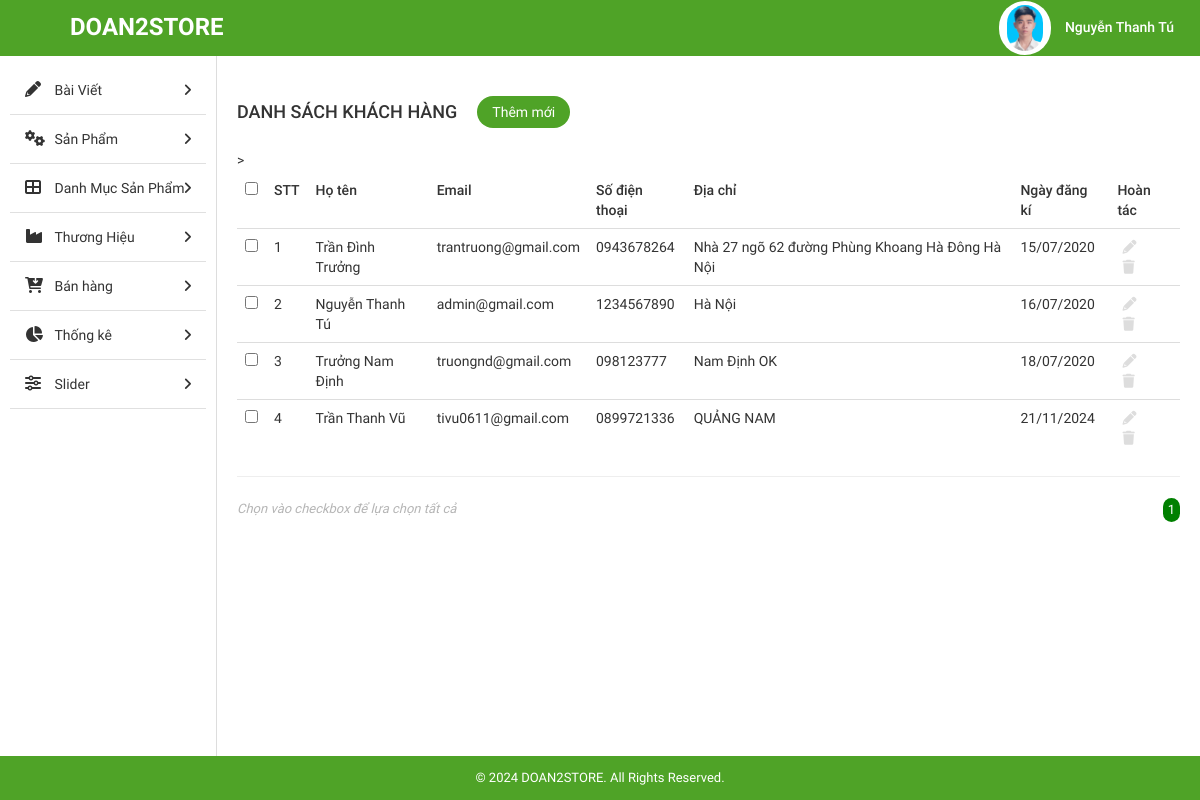
Page /STORE/admin/index.php?modules=customers&controllers=index&action=list (signed in) on the committed database.
### tables this page shows
CREATE TABLE `tbl_customer` (
  `id` int(11) NOT NULL,
  `username` varchar(255) NOT NULL,
  `password` varchar(255) NOT NULL,
  `fullname` varchar(255) NOT NULL,
  `mail` varchar(255) NOT NULL,
  `phone` varchar(10) NOT NULL,
  `address` text NOT NULL,
  `create_date` varchar(255) NOT NULL
);

### STORE/admin/libraries/database.php (called while the page is built, shortened)
<?php
function db_query($query_string) {
    global $conn;
    $result = mysqli_query($conn, $query_string);
    return $result;
}
function db_fetch_array($query_string) {
    $result = array();
    $mysqli_result = db_query($query_string);
    while ($row = mysqli_fetch_assoc($mysqli_result)) {
        $result[] = $row;
    }
    return $result;
}

### STORE/admin/modules/customers/models/indexModel.php (called while the page is built)
<?php
function getAllCustomer(){
	return db_fetch_array("SELECT * FROM `tbl_customer`");
}
 ?>

### STORE/admin/modules/customers/controllers/indexController.php (called while the page is built, shortened)
<?php
function listAction() {
	$data_tmp =  getAllCustomer();
	if(!empty($_GET['page'])){
		$page = $_GET['page'];
	}else{
		$page =1;
	}
	$numProduct = count($data_tmp);
	$productOnPage = 5;
	$num = ceil($numProduct/$productOnPage);
	$start = ($page - 1) * $productOnPage;
	$res =[];
	for ($i=$start; $i < $start+$productOnPage; $i++) {
		if(isset($data_tmp[$i]))
        $res[] = $data_tmp[$i];
	};
	$data = [$res, $num, $page];
	 load_view('index',$data);
}
?>

### STORE/admin/core/router.php (called while the page is built, shortened)
<?php
$action_name = get_action() . 'Action';
call_function(array('construct', $action_name));

### STORE/admin/core/appload.php (called while the page is built, shortened)
<?php
require CONFIGPATH . DIRECTORY_SEPARATOR . 'database.php';
require LIBPATH . DIRECTORY_SEPARATOR . 'database.php';
require COREPATH . DIRECTORY_SEPARATOR . 'base.php';
require COREPATH . DIRECTORY_SEPARATOR . 'router.php';

### STORE/admin/index.php (called while the page is built, shortened)
<?php
require COREPATH . DIRECTORY_SEPARATOR . 'appload.php';

### STORE/admin/modules/customers/views/indexView.php (the view, shortened to what this page needs)
<div id="main-content-wp" class="list-product-page">
    <div class="wrap clearfix">
        <div id="content" class="fl-right">
            <div class="section" id="title-page">
                <div class="clearfix">
                    <h3 id="index" class="fl-left">Danh sách khách hàng</h3>
                    <a href="?page=add_cat" title="" id="add-new" class="fl-left">Thêm mới</a>
                </div>
            </div>
            <div class="section" id="detail-page">
                <div class="section-detail">
                    <div class="table-responsive">
                        <table class="table list-table-wp">
                            <thead>
                                <tr>
                                    <td><input type="checkbox" name="checkAll" id="checkAll"></td>
                                    <td><span class="thead-text">STT</span></td>
                                    <td><span class="thead-text">Họ tên</span></td>
                                    <td><span class="thead-text">Email</span></td>
                                    <td><span class="thead-text">Số điện thoại</span></td>
                                    <td><span class="thead-text">Địa chỉ</span></td>
                                    <td><span class="thead-text">Ngày đăng kí</span></td>>
                                    <td><span class="thead-text">Hoàn tác</span></td>
                                </tr>
                            </thead>
                            <tbody>
                                <?php if(!empty($data['0']))  foreach ($data['0'] as $key => $value) {?>
                                <tr>
                                    <td><input type="checkbox" name="checkItem" class="checkItem"></td>
                                    <td><span class="tbody-text"><?php echo ($key +1); ?></h3></span>
                                    <td><span class="tbody-text"><?php echo $value['fullname']; ?></h3></span>
                                    <td><span class="tbody-text"><?php echo $value['mail']; ?></span></td>
                                    <td><span class="tbody-text"><?php echo $value['phone']; ?></span></td>
                                    <td><span class="tbody-text"><?php echo $value['address']; ?></span></td>
                                    <td><span class="tbody-text"><?php echo $value['create_date']; ?></span></td>
                                    <td>
                                        <ul class="list-operation ">
                                            <li><a href="" title="Sửa" class="edit"><i class="fa fa-pencil" aria-hidden="true"></i></a></li>
                                            <li><a href="" title="Xóa" class="delete"><i class="fa fa-trash" aria-hidden="true"></i></a></li>
                                        </ul>
                                    </td>
                                </tr>
                                <?php }; ?>
                            </tbody>
                        </table>
                        <hr>
                    </div>
                </div>
            </div>
            <div class="section" id="paging-wp">
                <div class="section-detail clearfix">
                    <p id="desc" class="fl-left">Chọn vào checkbox để lựa chọn tất cả</p>
                    <ul id="list-paging" class="fl-right">
                         <?php for ($i=1; $i <= $data['1'] ; $i++) { ?>
                        <li>
                            <a <?php if($i == $data['2']) echo 'style="background-color: green;color:white; border-radius:300px;"';  ?>  href="?modules=categorys&controllers=index&action=list&page=<?php echo $i; ?>" title=""><?php echo $i; ?></a>
                        </li>
                        <?php }; ?>
                    </ul>
                </div>
            </div>
        </div>
    </div>
</div>

### STORE/admin/core/base.php (shortened to what this page needs)
<?php
function get_module()
{
    global $config;
    $module = isset($_GET['modules']) ? $_GET['modules'] : $config['default_module'];
    return $module;
}
function call_function($list_function = array())
{
    if (is_array($list_function)) {
        foreach ($list_function as $f) {
            if (function_exists($f())) {
                $f();
            }
        }
    }
}
function load_view($name, $data_send = array())
{
    $data = $data_send;
    $path = MODULESPATH . DIRECTORY_SEPARATOR . get_module() . DIRECTORY_SEPARATOR . 'views' . DIRECTORY_SEPARATOR . $name . 'View.php';
    if (file_exists($path)) {
        require $path;
    } else {
        echo "Không tìm thấy {$path}";
    }
}
function get_header($name = '')
{
    global $data;
    if (empty($name)) {
        $name = 'header';
    } else {
        $name = "header-{$name}";
    }
    $path = LAYOUTPATH . DIRECTORY_SEPARATOR . $name . '.php';
    if (file_exists($path)) {
        if (is_array($data)) {
            foreach ($data as $key => $a) {
                $$key = $a;
            }
        }
        require $path;
    } else {
        echo "Không tìm thấy {$path}";
    }
}
function get_footer($name = '')
{
    global $data;
    if (empty($name)) {
        $name = 'footer';
    } else {
        $name = "footer-{$name}";
    }
    $path = LAYOUTPATH . DIRECTORY_SEPARATOR . $name . '.php';
    if (file_exists($path)) {
        if (is_array($data)) {
            foreach ($data as $key => $a) {
                $$key = $a;
            }
        }
        require $path;
    } else {
        echo "Không tìm thấy {$path}";
    }
}
function get_sidebar($name = '')
{
    global $data;
    if (empty($name)) {
        $name = 'sidebar';
    } else {
        $name = "sidebar-{$name}";
    }
    $path = LAYOUTPATH . DIRECTORY_SEPARATOR . $name . '.php';
    if (file_exists($path)) {
        if (is_array($data)) {
            foreach ($data as $key => $a) {
                $$key = $a;
            }
        }
        require $path;
    } else {
        echo "Không tìm thấy {$path}";
    }
}

### STORE/admin/public/css/import/global.css (style rules this page uses)
body { font-family: "Roboto Regular"; font-size: 14px; line-height: 24px; color: #333; }
.fl-left { float: left; }
.fl-right { float: right; }
ul li { list-style: none!important; }
a { text-decoration: none!important; }

### STORE/admin/public/css/import/list_post.css (style rules this page uses)
#content { width: 82%; border-left: 1px solid #ddd; padding: 20px; }
#add-new { display: inline-block; color: #fff; background: #4fa327; padding: 4px 15px; margin: 20px; border-radius: 20px; }
#index { font-family: 'Roboto Medium'; font-weight: normal; text-transform: uppercase; font-size: 18px; padding: 24px 0px; }
.list-table-wp thead tr td { font-family: 'Roboto Medium'; font-weight: normal; }
.list-operation li { float: left; }
.list-operation li a { display: block; padding: 0px 5px; color: #ddd; }
.list-operation { width: 25%; }
#paging-wp #desc { font-size: 13px; color: #b5b5b5; font-style: italic; }
#list-paging li { float: left; }
#list-paging li a { display: inline-block; color: #555; font-size: 13px; padding: 0px 5px; }

### STORE/admin/public/css/import/detail_order.css (style rules this page uses)
.table { margin-bottom: 0!important; }

### rows in the picture
tbl_customer: fullname "Trần Đình Trưởng", mail "trantruong@gmail.com", phone "0943678264", address "Nhà 27 ngõ 62 đường Phùng Khoang Hà Đông Hà Nội", create_date "15/07/2020"
tbl_customer: fullname "Nguyễn Thanh Tú", mail "admin@gmail.com", phone "1234567890", address "Hà Nội", create_date "16/07/2020"
tbl_customer: fullname "Trưởng Nam Định", mail "truongnd@gmail.com", phone "098123777", address "Nam Định OK", create_date "18/07/2020"
tbl_customer: fullname "Trần Thanh Vũ", mail "tivu0611@gmail.com", phone "0899721336", address "QUẢNG NAM", create_date "21/11/2024"
